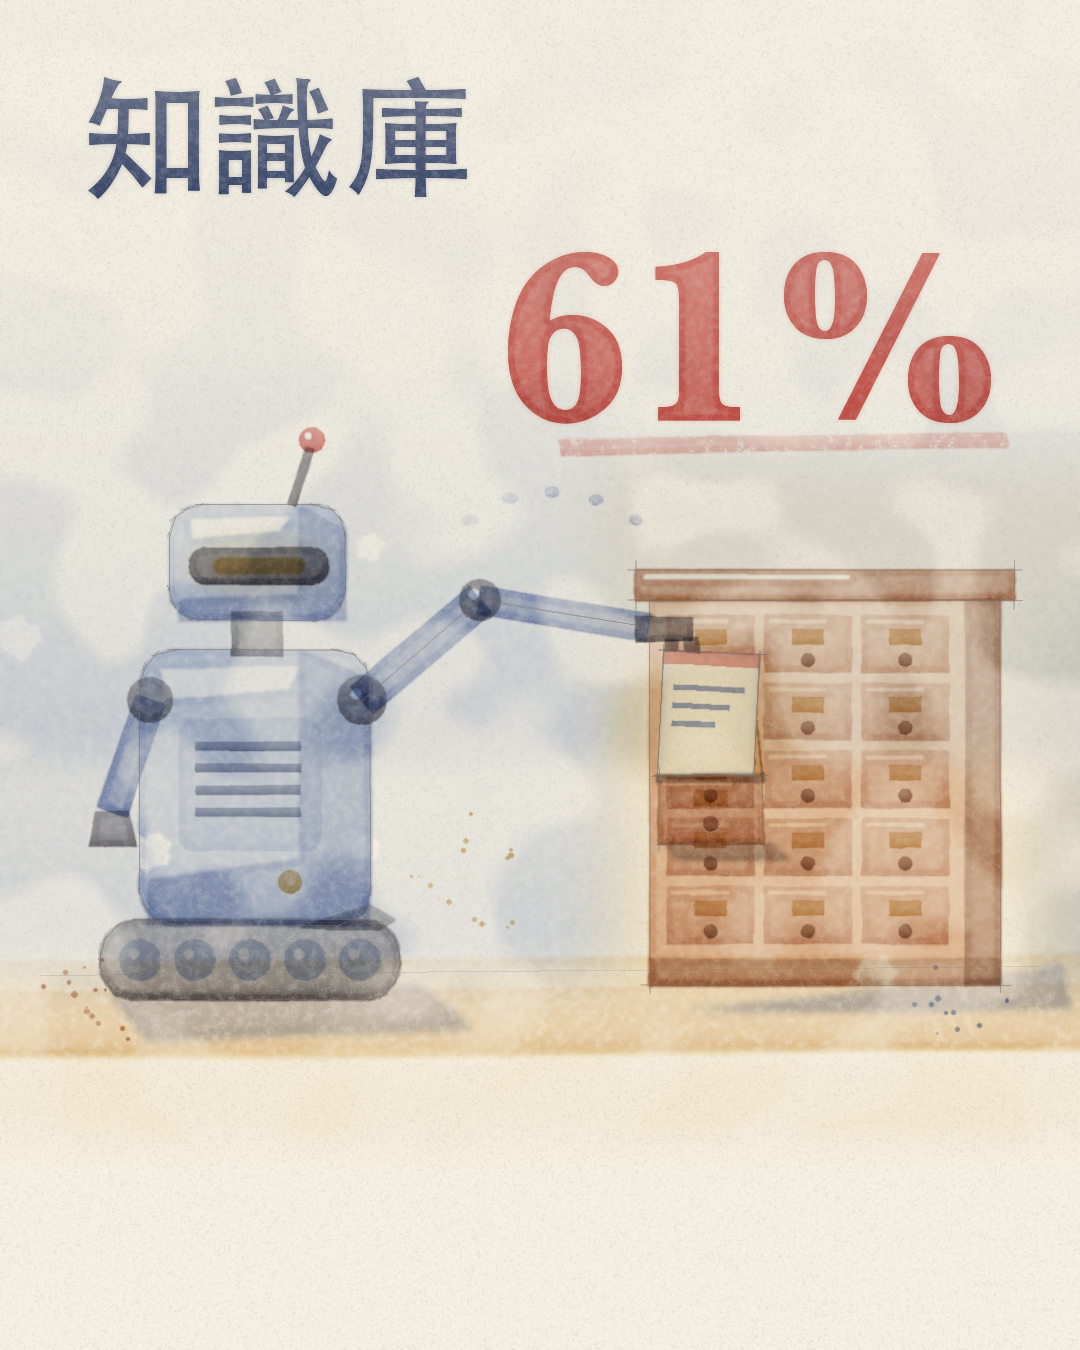

Reproduce this figure in Python.
# Watercolor style sample (transparent glazing on cold-press paper).
# Technique encoded: pale-to-dark glazing with multiply blending, reserved paper whites,
# wet edges (pigment pooling at the rim), gravity bead (lighter top / denser bottom),
# granulation in paper tooth, backrun blooms, wet-in-wet soft edges vs wet-on-dry hard edges,
# light pencil underdrawing, darkest accents last. Light from top-left, shadows fall bottom-right.
import os, math, random
from PIL import Image, ImageDraw, ImageFilter, ImageChops, ImageFont

W, H = 1080, 1350
CALM_Y = int(H * 0.78)
R = random.Random(20261128)
HERE = os.path.dirname(os.path.abspath(__file__))
HEI = "/System/Library/Fonts/STHeiti Medium.ttc"
BASK = "/System/Library/Fonts/Supplemental/Baskerville.ttc"   # index 1 = bold, lining figures

def rgb(h): h = h.lstrip('#'); return tuple(int(h[i:i + 2], 16) for i in (0, 2, 4))
# Limited palette: 4 pigments + neutral mix. Ramps = shadow, main, light, glaze
ULTRA = [rgb('2E3F6E'), rgb('4A64A6'), rgb('8FA6D1'), rgb('C9D5EA')]   # ultramarine
SIENNA = [rgb('6E3B22'), rgb('A65A32'), rgb('CF8A5C'), rgb('EBC3A0')]  # burnt sienna
OCHRE = [rgb('9A6A22'), rgb('C9963E'), rgb('E3C07A'), rgb('F3E1B5')]   # yellow ochre
ROSE = [rgb('8E2A2E'), rgb('C8463F'), rgb('E27E6E'), rgb('F4C2B6')]    # accent (61% only + 1 tiny dot)
NEUTRAL = rgb('3A3640')   # ultramarine + burnt sienna dark
PAPER = rgb('F6F0E2')
PENCIL = rgb('7A7068')

# Deterministic paper/noise textures (no Image.effect_noise: it is not seeded)
def rnd_tex(w, h, scale=1, blur=0.0):
    t = Image.frombytes('L', (w // scale, h // scale), R.randbytes((w // scale) * (h // scale)))
    if scale > 1: t = t.resize((w, h), Image.BICUBIC)
    return t.filter(ImageFilter.GaussianBlur(blur)) if blur else t
FINE = rnd_tex(W, H, 1, 0.7)
COARSE = rnd_tex(W, H, 4, 1.5)
TOOTH = ImageChops.blend(FINE, COARSE, 0.4)   # paper valleys = low values
FLOW = rnd_tex(W, H, 48, 18).point(lambda v: max(0, min(255, (v - 128) * 6 + 128)))  # low-frequency pigment unevenness

def jitter(pts, amt, sub=3):
    out = []
    for i in range(len(pts)):
        a, b = pts[i], pts[(i + 1) % len(pts)]
        for k in range(sub):
            t = k / sub
            out.append((a[0] + (b[0] - a[0]) * t + R.uniform(-amt, amt), a[1] + (b[1] - a[1]) * t + R.uniform(-amt, amt)))
    return out

def wash(img, pts, color, a=0.6, jit=3.0, layers=4, wet=1.6, edge=0.55, gran=0.3, grav=0.35,
         bloom=0, holes=(), dry=0.0, vary=0.35, reserve=True):
    """One transparent glaze. wet = softness (wet-in-wet large, wet-on-dry small).
    edge = pigment pooled at the rim. grav = top lighter than bottom (bead settles low).
    holes = reserved paper (highlights are never painted white). dry = dry-brush breakup."""
    xs = [p[0] for p in pts]; ys = [p[1] for p in pts]
    pad = int(jit * 2 + wet * 3 + 12)
    x0, y0 = max(0, int(min(xs)) - pad), max(0, int(min(ys)) - pad)
    x1, y1 = min(W, int(max(xs)) + pad), min(H, int(max(ys)) + pad)
    if x1 <= x0 or y1 <= y0: return
    bw, bh = x1 - x0, y1 - y0
    loc = lambda P: [(x - x0, y - y0) for x, y in P]
    m = Image.new('L', (bw, bh), 0)
    for _ in range(layers):
        lay = Image.new('L', (bw, bh), 0)
        ImageDraw.Draw(lay).polygon(loc(jitter(pts, jit)), fill=int(min(255, 255 / layers * 1.35)))
        m = ImageChops.add(m, lay)
    for hp in list(holes) + (RESERVE if reserve else []):
        hm = Image.new('L', (bw, bh), 0)
        ImageDraw.Draw(hm).polygon(loc(jitter(hp, jit * 0.6)), fill=255)
        m = ImageChops.subtract(m, hm.filter(ImageFilter.GaussianBlur(wet * 0.8)))
    m = m.filter(ImageFilter.GaussianBlur(wet))
    if edge:
        inner = m.filter(ImageFilter.MinFilter(7)).filter(ImageFilter.GaussianBlur(2.5))
        rim = ImageChops.subtract(m, inner).point(lambda v: min(255, v * 2))
        m = ImageChops.add(m.point(lambda v: v * (1 - edge * 0.45)), rim.point(lambda v: v * edge))
    if grav:
        top, bot = min(ys) - y0, max(ys) - y0
        g = Image.new('L', (1, bh))
        gp = g.load()
        for yy in range(bh):
            t = max(0.0, min(1.0, (yy - top) / max(1, bot - top)))
            gp[0, yy] = int(255 * (1 - grav + grav * t ** 1.4))
        m = ImageChops.multiply(m, g.resize((bw, bh)))
    if vary:  # pigment never lies flat: low-frequency density variation inside the wash
        m = ImageChops.multiply(m, FLOW.crop((x0, y0, x1, y1)).point(lambda v: int(255 * (1 - vary + vary * v / 255))))
    if gran:
        tooth = TOOTH.crop((x0, y0, x1, y1)).point(lambda v: int(255 - gran * max(0, 150 - v) * 1.7))
        m = ImageChops.multiply(m, tooth)
    if dry:
        brk = TOOTH.crop((x0, y0, x1, y1)).point(lambda v: 255 if v > 128 - dry * 60 else int(255 * (1 - dry)))
        m = ImageChops.multiply(m, brk)
    for _ in range(bloom):  # backrun: water pushes pigment out, pale centre with a dark frilly rim
        bx, by = R.uniform(min(xs), max(xs)) - x0, R.uniform(min(ys), max(ys)) - y0
        rr = R.uniform(14, 30)
        poly = [(bx + rr * (0.65 + 0.5 * R.random()) * math.cos(t), by + rr * (0.65 + 0.5 * R.random()) * math.sin(t))
                for t in [i * math.tau / 22 for i in range(22)]]
        bl = Image.new('L', (bw, bh), 0); ImageDraw.Draw(bl).polygon(poly, fill=255)
        rim = ImageChops.subtract(bl, bl.filter(ImageFilter.MinFilter(5))).filter(ImageFilter.GaussianBlur(1))
        m = ImageChops.subtract(m, bl.filter(ImageFilter.GaussianBlur(2)).point(lambda v: v * 0.55))
        m = ImageChops.add(m, ImageChops.multiply(rim, m.point(lambda v: min(255, v * 2))).point(lambda v: v * 0.5))
    m = m.point(lambda v: int(v * a))
    crop = img.crop((x0, y0, x1, y1))
    layer = Image.composite(Image.new('RGB', (bw, bh), color), Image.new('RGB', (bw, bh), (255, 255, 255)), m)
    img.paste(ImageChops.multiply(crop, layer), (x0, y0))   # glaze: overlaps darken, never lighten

RESERVE = []   # paper kept white for later passes (like masking fluid)

def rect(x0, y0, x1, y1): return [(x0, y0), (x1, y0), (x1, y1), (x0, y1)]
def rrect(x0, y0, x1, y1, r, n=5):
    pts = []
    for cx, cy, a0 in ((x1 - r, y0 + r, -90), (x1 - r, y1 - r, 0), (x0 + r, y1 - r, 90), (x0 + r, y0 + r, 180)):
        pts += [(cx + r * math.cos(math.radians(a0 + 90 * k / n)), cy + r * math.sin(math.radians(a0 + 90 * k / n))) for k in range(n + 1)]
    return pts
def ell(cx, cy, rx, ry, n=28): return [(cx + rx * math.cos(math.tau * i / n), cy + ry * math.sin(math.tau * i / n)) for i in range(n)]
def rot(pts, cx, cy, deg):
    c, s = math.cos(math.radians(deg)), math.sin(math.radians(deg))
    return [(cx + (x - cx) * c - (y - cy) * s, cy + (x - cx) * s + (y - cy) * c) for x, y in pts]
def limb(a, b, w):
    nx, ny = -(b[1] - a[1]), b[0] - a[0]; L = math.hypot(nx, ny); nx, ny = nx / L * w, ny / L * w
    return [(a[0] + nx, a[1] + ny), (b[0] + nx, b[1] + ny), (b[0] - nx, b[1] - ny), (a[0] - nx, a[1] - ny)]

def pencil(d, pts, closed=True, over=10, alpha=80):
    # construction lines overshoot corners slightly, drawn twice, light hand
    seq = pts + ([pts[0]] if closed else [])
    for a, b in zip(seq, seq[1:]):
        dx, dy = b[0] - a[0], b[1] - a[1]; L = math.hypot(dx, dy) or 1
        ex, ey = dx / L * over * R.uniform(0.2, 1), dy / L * over * R.uniform(0.2, 1)
        for _ in range(2):
            d.line([(a[0] - ex + R.uniform(-1, 1), a[1] - ey + R.uniform(-1, 1)),
                    (b[0] + ex + R.uniform(-1, 1), b[1] + ey + R.uniform(-1, 1))], fill=PENCIL + (alpha,), width=1)

def splatter(img, cx, cy, rad, color, n):
    lay = Image.new('L', (W, H), 0); dd = ImageDraw.Draw(lay)
    for _ in range(n):
        t = R.uniform(0, math.tau); r = rad * R.random() ** 0.6; s = R.uniform(1.2, 4.5) * (1 - r / rad * 0.6)
        x, y = cx + r * math.cos(t), cy + r * math.sin(t)
        dd.ellipse([x - s, y - s, x + s, y + s], fill=R.randint(90, 170))
    layer = Image.composite(Image.new('RGB', (W, H), color), Image.new('RGB', (W, H), (255, 255, 255)), lay.filter(ImageFilter.GaussianBlur(0.6)))
    img.paste(ImageChops.multiply(img, layer))

def ink_text(img, xy, text, font, color, a=0.9, anchor='la'):
    """Lettering painted as a wash: soft bleed, pooled rim, granulation, lighter top."""
    m = Image.new('L', (W, H), 0)
    ImageDraw.Draw(m).text(xy, text, font=font, fill=255, anchor=anchor)
    bb = m.getbbox(); x0, y0, x1, y1 = bb[0] - 12, bb[1] - 12, bb[2] + 12, bb[3] + 12
    c = m.crop((x0, y0, x1, y1))
    soft = c.filter(ImageFilter.GaussianBlur(2.5))
    inner = c.filter(ImageFilter.MinFilter(9)).filter(ImageFilter.GaussianBlur(2))
    rim = ImageChops.subtract(c, inner)
    body = ImageChops.add(ImageChops.add(soft.point(lambda v: v * 0.3), c.point(lambda v: v * 0.55)), rim.point(lambda v: v * 0.5))
    g = Image.new('L', (1, y1 - y0)); gp = g.load()
    for yy in range(y1 - y0): gp[0, yy] = int(255 * (0.72 + 0.28 * yy / (y1 - y0)))
    body = ImageChops.multiply(body, g.resize((x1 - x0, y1 - y0)))
    body = ImageChops.multiply(body, TOOTH.crop((x0, y0, x1, y1)).point(lambda v: int(255 - 0.35 * max(0, 150 - v) * 1.7)))
    body = body.point(lambda v: int(v * a))
    crop = img.crop((x0, y0, x1, y1))
    layer = Image.composite(Image.new('RGB', c.size, color), Image.new('RGB', c.size, (255, 255, 255)), body)
    img.paste(ImageChops.multiply(crop, layer), (x0, y0))

# ---------------- paper ----------------
img = Image.new('RGB', (W, H), PAPER)
img = ImageChops.multiply(img, Image.merge('RGB', [FINE.point(lambda v: 255 - max(0, 135 - v) // 7)] * 3))

FRONT_TOP = 776   # y of the pulled drawer's front lip; card is clipped here so the lip hides its lower end
def clip_below(pts, y):
    out = []
    for i in range(len(pts)):
        a, b = pts[i], pts[(i + 1) % len(pts)]
        ina, inb = a[1] <= y, b[1] <= y
        if ina: out.append(a)
        if ina != inb:
            t = (y - a[1]) / (b[1] - a[1]); out.append((a[0] + (b[0] - a[0]) * t, y))
    return out
CARD_FULL = rot(rect(664, 650, 760, 800), 664, 650, 3)
CARD = clip_below(CARD_FULL, FRONT_TOP)
RESERVE.append(CARD)

# ---------------- 1. first wash: wet-in-wet sky, pale top, deeper toward the horizon ----------------
wash(img, rect(-40, -40, W + 40, 760), ULTRA[3], a=0.6, jit=12, wet=16, edge=0.12, gran=0.45, grav=0.85, bloom=1, vary=0.5)
wash(img, rect(-40, 380, W + 40, 975), ULTRA[2], a=0.45, jit=16, wet=22, edge=0.15, gran=0.5, grav=0.9, bloom=2, vary=0.55,
     holes=[rect(620, 560, 1030, 990)])
wash(img, rect(600, 470, W + 40, 975), OCHRE[3], a=0.45, jit=18, wet=26, edge=0.0, gran=0.3, grav=0.4, vary=0.5)   # warm bleed behind the cabinet
# ground: ochre + sienna, wet-on-dry, bead settling at the bottom edge
wash(img, [(-30, 965), (W + 30, 955), (W + 30, 1050), (-30, 1058)], OCHRE[2], a=0.6, jit=5, wet=2.5, edge=0.6, gran=0.6, grav=0.5)
wash(img, [(-30, 992), (W + 30, 986), (W + 30, 1046), (-30, 1052)], SIENNA[3], a=0.4, jit=6, wet=2, edge=0.5, gran=0.7, dry=0.5)
# calm zone: a single pale glaze fading out, nothing drawn on it
wash(img, rect(-30, 1054, W + 30, 1140), OCHRE[3], a=0.28, jit=8, wet=16, edge=0.0, gran=0.3, grav=0, vary=0.4)

# ---------------- 2. knowledge base: wooden card-catalogue cabinet (right) ----------------
CX0, CY0, CX1, CY1 = 650, 600, 1000, 985
wash(img, [(CX1 - 10, CY1 - 6), (CX1 + 60, CY1 - 20), (CX1 + 70, CY1 + 22), (CX0 + 40, CY1 + 26)], ULTRA[1], a=0.4, wet=4, edge=0.4, gran=0.6)
wash(img, rect(CX0, CY0, CX1, CY1), SIENNA[2], a=0.8, jit=2, wet=1.4, edge=0.6, gran=0.5, grav=0.45, bloom=1)
wash(img, rect(CX0 - 14, CY0 - 30, CX1 + 14, CY0), SIENNA[1], a=0.8, jit=2, wet=1.2, edge=0.6, gran=0.4,
     holes=[rect(CX0 - 6, CY0 - 26, CX0 + 200, CY0 - 20)])                                                   # top board, lit edge reserved
wash(img, rect(CX1 - 34, CY0, CX1, CY1), SIENNA[0], a=0.5, jit=2, wet=1.2, edge=0.5, gran=0.4)               # right side in shade
wash(img, rect(CX0, CY1 - 26, CX1, CY1), SIENNA[0], a=0.5, jit=2, wet=1.2, edge=0.5, gran=0.4)               # plinth
cols, rows = 3, 5
DW, DH = (CX1 - 34 - CX0 - 24) / cols, (CY1 - 26 - CY0 - 20) / rows
OPEN = (0, 1)
drawers = {}
for r_ in range(rows):
    for c_ in range(cols):
        x0 = CX0 + 12 + c_ * DW + 6; y0 = CY0 + 10 + r_ * DH + 6
        x1, y1 = x0 + DW - 12, y0 + DH - 12
        drawers[(c_, r_)] = (x0, y0, x1, y1)
        if (c_, r_) == OPEN:
            wash(img, rect(x0, y0, x1, y1), NEUTRAL, a=0.8, jit=1.2, wet=1.0, edge=0.5, gran=0.3)        # dark cavity
            continue
        wash(img, rect(x0, y0, x1, y1), SIENNA[1], a=0.5, jit=1.5, wet=1.0, edge=0.7, gran=0.5, grav=0.5,
             holes=[rect(x0 + 3, y0 + 3, x1 - 24, y0 + 8)])
        mx = (x0 + x1) / 2
        wash(img, rect(mx - 15, y0 + 14, mx + 15, y0 + 28), OCHRE[1], a=0.7, jit=1, wet=0.8, edge=0.6, gran=0.2, vary=0.1)
        wash(img, ell(mx, y0 + 44, 6, 6, 14), SIENNA[0], a=0.7, jit=0.8, wet=0.8, edge=0.5, gran=0.1, vary=0.1)
# pulled-out drawer seen slightly from above: front face comes down & forward, interior shows filed cards
ox0, oy0, ox1, oy1 = drawers[OPEN]
sc, dy = 1.22, 92
mxo = (ox0 + ox1) / 2
fx0, fx1 = mxo - (ox1 - ox0) / 2 * sc, mxo + (ox1 - ox0) / 2 * sc
fy0, fy1 = oy0 + dy, oy0 + dy + (oy1 - oy0) * sc
wash(img, [(ox0, oy0), (ox1, oy0), (fx1, fy0), (fx0, fy0)], OCHRE[3], a=0.85, jit=0.8, wet=0.9, edge=0.4, gran=0.2, vary=0.2)   # interior, lit
wash(img, [(ox1, oy0), (fx1, fy0), (fx1, fy0 + 6), (ox1, oy0 + 4)], SIENNA[0], a=0.5, jit=0.5, wet=0.8, edge=0.4)                 # inner side wall
for k in range(5):  # filed card tops standing in the drawer
    t = (k + 0.7) / 5.6
    lx0 = ox0 + (fx0 - ox0) * t + 6; lx1 = ox1 + (fx1 - ox1) * t - 6; ly = oy0 + (fy0 - oy0) * t
    wash(img, [(lx0, ly - 1), (lx1, ly - 1), (lx1, ly + 3), (lx0, ly + 3)], SIENNA[0], a=0.45, jit=0.4, wet=0.6, edge=0.3, grav=0, vary=0.1)
# ---------------- 3. AI agent: tracked service robot (left), no face, single visor slot ----------------
wash(img, [(110, 995), (420, 985), (470, 1028), (150, 1040)], ULTRA[1], a=0.4, wet=4, edge=0.4, gran=0.6)
wash(img, rrect(100, 920, 400, 1000, 36), NEUTRAL, a=0.72, jit=1.5, wet=1.2, edge=0.6, gran=0.5, grav=0.4)
for k in range(5):
    wash(img, ell(140 + k * 55, 960, 20, 20, 18), ULTRA[2], a=0.65, jit=0.8, wet=0.9, edge=0.6, gran=0.3,
         holes=[ell(134 + k * 55, 954, 6, 6, 10)])
# torso: first glaze light, second glaze only on the shadow side (bottom-right), highlight reserved
wash(img, rrect(140, 650, 370, 925, 34), ULTRA[2], a=0.8, jit=2, wet=1.4, edge=0.6, gran=0.55, grav=0.45, bloom=1,
     holes=[[(160, 668), (300, 666), (290, 690), (164, 700)]])
wash(img, [(300, 650), (370, 680), (370, 925), (150, 925), (150, 880), (300, 860)], ULTRA[1], a=0.4, jit=3, wet=2.0, edge=0.55, gran=0.5)
wash(img, rrect(180, 720, 320, 850, 14), ULTRA[3], a=0.65, jit=1.5, wet=1.0, edge=0.7, gran=0.3)
for k in range(4):
    wash(img, rect(196, 742 + k * 22, 300, 750 + k * 22), ULTRA[0], a=0.55, jit=0.8, wet=0.8, edge=0.4, gran=0.2, vary=0.1)
wash(img, ell(290, 882, 11, 11, 16), OCHRE[1], a=0.85, jit=0.6, wet=0.8, edge=0.6, vary=0.1)
wash(img, rect(232, 612, 282, 656), NEUTRAL, a=0.6, jit=1, wet=1, edge=0.5, gran=0.4)
wash(img, rrect(170, 505, 345, 620, 30), ULTRA[2], a=0.8, jit=1.6, wet=1.3, edge=0.6, gran=0.5, grav=0.45,
     holes=[[(190, 518), (290, 516), (280, 532), (192, 540)]])
wash(img, [(300, 508), (345, 530), (345, 620), (180, 620), (180, 600), (300, 595)], ULTRA[1], a=0.35, jit=2, wet=1.8, edge=0.5, gran=0.5)
wash(img, rrect(190, 548, 328, 584, 16), NEUTRAL, a=0.88, jit=1, wet=1, edge=0.5, gran=0.3, vary=0.15)
wash(img, rrect(214, 558, 304, 574, 8), OCHRE[2], a=0.95, jit=0.6, wet=1.6, edge=0.2, gran=0.1, grav=0, vary=0)
wash(img, ell(259, 566, 70, 30), OCHRE[2], a=0.25, jit=2, wet=10, edge=0, gran=0, grav=0, vary=0)        # glow bleeding wet-in-wet
wash(img, limb((292, 505), (310, 448), 4), NEUTRAL, a=0.75, jit=0.5, wet=0.8, edge=0.3, grav=0)
wash(img, ell(312, 440, 12, 12, 16), ROSE[1], a=0.8, jit=0.6, wet=0.9, edge=0.6, holes=[ell(308, 436, 4, 4, 8)], vary=0.1)
wash(img, limb((150, 700), (112, 812), 15), ULTRA[1], a=0.7, jit=1, wet=1.1, edge=0.6, gran=0.5)
wash(img, ell(150, 700, 22, 22), NEUTRAL, a=0.6, jit=0.8, wet=1, edge=0.5)
wash(img, [(96, 812), (128, 812), (136, 846), (90, 846)], NEUTRAL, a=0.65, jit=0.8, wet=1, edge=0.5)
# reaching arm: shoulder -> elbow -> wrist, ending above the open drawer
SH, EL, WR = (362, 700), (480, 600), (648, 628)
wash(img, limb(SH, EL, 17), ULTRA[1], a=0.75, jit=1, wet=1.1, edge=0.6, gran=0.5)
wash(img, limb(EL, WR, 14), ULTRA[1], a=0.75, jit=1, wet=1.1, edge=0.6, gran=0.5)
for j, rr in ((SH, 24), (EL, 20)):
    wash(img, ell(j[0], j[1], rr, rr), NEUTRAL, a=0.62, jit=0.8, wet=1, edge=0.5, holes=[ell(j[0] - 6, j[1] - 6, 6, 6, 10)])
# gripper: two fingers pinching the card's top edge
wash(img, [(636, 616), (692, 618), (692, 640), (636, 642)], NEUTRAL, a=0.82, jit=0.6, wet=0.9, edge=0.5, vary=0.1)   # wrist block
wash(img, [(684, 638), (698, 638), (702, 672), (688, 674)], NEUTRAL, a=0.82, jit=0.6, wet=0.9, edge=0.5, vary=0.1)   # front finger
wash(img, [(666, 640), (678, 640), (676, 668), (664, 666)], NEUTRAL, a=0.82, jit=0.6, wet=0.9, edge=0.5, vary=0.1)   # back finger

# ---------------- 4. the note card, half-way into the open drawer ----------------
RESERVE.remove(CARD)
wash(img, CARD, ULTRA[3], a=0.35, jit=0.6, wet=0.8, edge=0.95, gran=0.15, grav=0, vary=0.2)     # paper card: only its rim is painted
wash(img, rot(rect(664, 650, 760, 663), 664, 650, 3), ROSE[2], a=0.65, jit=0.4, wet=0.7, edge=0.5, grav=0, vary=0.1)   # index-card header band
for k in range(3):
    wash(img, rot(rect(676, 684 + k * 18, 746 - k * 14, 689 + k * 18), 664, 650, 3), ULTRA[1], a=0.55, jit=0.3, wet=0.6, edge=0.2, grav=0, vary=0.1)
wash(img, rect(fx0, fy0, fx1, fy1), SIENNA[1], a=0.75, jit=1.5, wet=1.0, edge=0.7, gran=0.5, grav=0.5,
     holes=[rect(fx0 + 4, fy0 + 3, fx1 - 30, fy0 + 9)])
mx = (fx0 + fx1) / 2
wash(img, rect(mx - 16, fy0 + 15, mx + 16, fy0 + 30), OCHRE[1], a=0.75, jit=1, wet=0.8, edge=0.6, vary=0.1)
wash(img, ell(mx, fy0 + 48, 7, 7, 14), SIENNA[0], a=0.75, jit=0.8, wet=0.8, edge=0.5, vary=0.1)
wash(img, [(fx0 + 6, fy1), (fx1 + 10, fy1), (fx1 + 26, fy1 + 16), (fx0 + 20, fy1 + 16)], NEUTRAL, a=0.4, jit=1, wet=2.5, edge=0.3)  # drawer's shadow

wash(img, [(fx0 - 2, fy0 - 2), (fx1 + 2, fy0 - 2), (fx1 + 2, fy0 + 7), (fx0 - 2, fy0 + 7)], NEUTRAL, a=0.35, jit=0.5, wet=1.2, edge=0.2, grav=0, vary=0.1)   # lip casts a contact shadow onto the card
# motion path: dry-brush dabs arcing from the robot's chest toward the drawer
for k, (tx, ty) in enumerate([(470, 520), (510, 498), (552, 492), (596, 500), (636, 520)]):
    wash(img, ell(tx, ty, 7 - k * 0.5, 4), ULTRA[1], a=0.22 + k * 0.05, jit=1.2, wet=1, edge=0.6, gran=0.6, dry=0.4)
# warm light pooling in the receiving drawer (wet-in-wet glow)
wash(img, ell((ox0 + ox1) / 2, oy0 + 40, 100, 70), OCHRE[2], a=0.35, jit=6, wet=14, edge=0, gran=0.2, grav=0, vary=0.2)

# ---------------- 5. darkest accents last (wet-on-dry, hard edges) ----------------
wash(img, [(370, 905), (395, 920), (380, 930), (300, 928)], NEUTRAL, a=0.4, jit=1, wet=1, edge=0.6)
splatter(img, 470, 880, 70, OCHRE[1], 14)
splatter(img, 90, 1000, 60, SIENNA[1], 14)
splatter(img, 960, 1000, 50, ULTRA[1], 10)

# ---------------- 6. pencil underdrawing left visible ----------------
d = ImageDraw.Draw(img, 'RGBA')
pencil(d, rect(CX0, CY0, CX1, CY1)); pencil(d, rect(CX0 - 14, CY0 - 30, CX1 + 14, CY0))
pencil(d, rrect(140, 650, 370, 925, 34, 3), over=6); pencil(d, rrect(170, 505, 345, 620, 30, 3), over=6)
pencil(d, rrect(100, 920, 400, 1000, 36, 3), over=6); pencil(d, CARD, over=8, alpha=120)
pencil(d, [SH, EL, WR], closed=False, over=6); pencil(d, rect(fx0, fy0, fx1, fy1), over=8)
d.line([(40, 975), (1040, 966)], fill=PENCIL + (50,), width=1)   # horizon guide

# ---------------- 7. lettering painted as pigment ----------------
ink_text(img, (78, 70), "知識庫", ImageFont.truetype(HEI, 132), ULTRA[0], a=0.95)
ink_text(img, (1012, 420), "61%", ImageFont.truetype(BASK, 250, index=1), ROSE[1], a=0.95, anchor='rs')
wash(img, [(560, 440), (1004, 432), (1008, 446), (562, 456)], ROSE[2], a=0.5, jit=1.5, wet=1.2, edge=0.6, gran=0.6, dry=0.6)  # dry-brush underline

img.save(os.path.join(HERE, "sample.png"))
